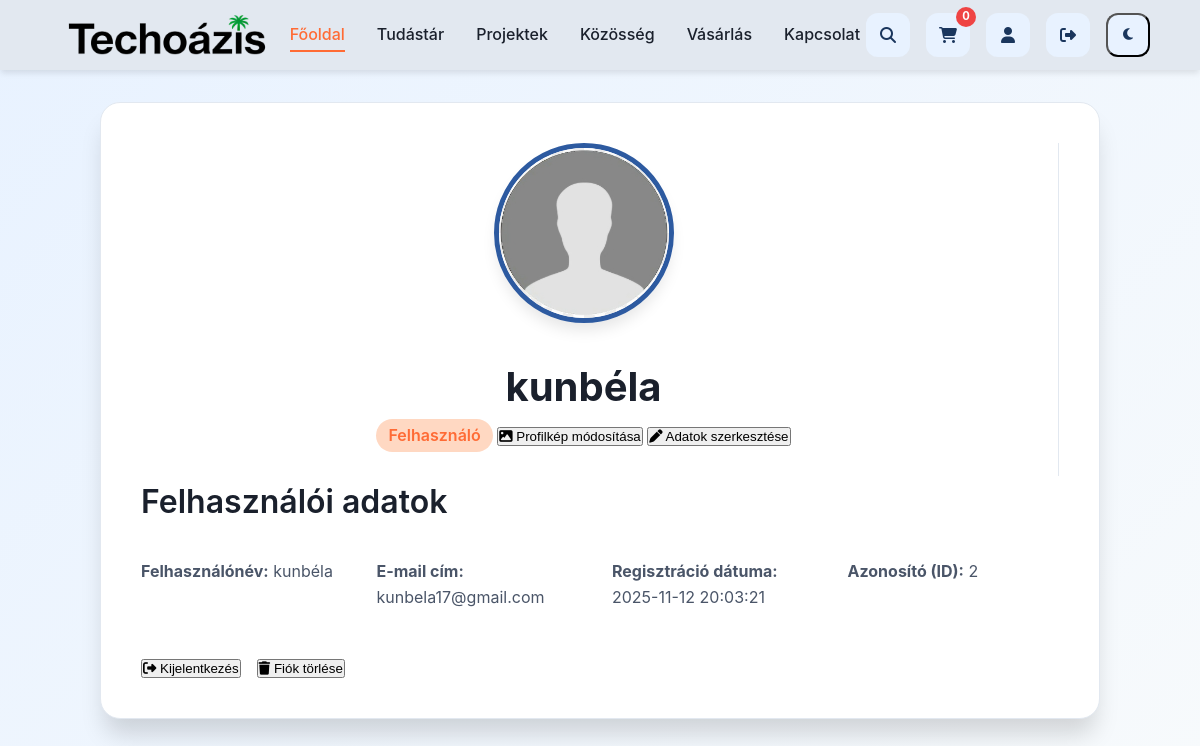
The app's page /profile.php (signed in) with its own data.
### tables this page shows
CREATE TABLE users (
    user_id INT PRIMARY KEY AUTO_INCREMENT,
    username VARCHAR(100) NOT NULL UNIQUE,
    email VARCHAR(255) NOT NULL UNIQUE,
    user_password VARCHAR(255) NOT NULL,
    is_active CHAR(1) NOT NULL DEFAULT 'A',
    registration_date DATETIME DEFAULT CURRENT_TIMESTAMP,
    user_role CHAR(1) NOT NULL,
    ip VARCHAR(45),
    activation_code VARCHAR(128),
    profile_image VARCHAR(255) NOT NULL DEFAULT('images/anonymous.png')
);

### profile.php (the view, shortened to what this page needs)
<?php
include './app/db.php';
$username = $_SESSION['username'];
$query = "SELECT user_id, username, email, registration_date, user_role, profile_image FROM users WHERE username = ?";
$stmt = $conn->prepare($query);
$stmt->bind_param('s', $username);
$stmt->execute();
$result = $stmt->get_result();
$user = $result->fetch_assoc();
$profile_image = !empty($user['profile_image']) ? htmlspecialchars($user['profile_image']) : './images/anonymous.png';
?>
<!DOCTYPE html>
<html lang="hu">
<head>
    <link rel="stylesheet" href="./static/index.css">
    <link rel="stylesheet" href="./static/reset&base_styles.css">
    <link rel="stylesheet" href="./static/animations_microinteractions.css">
    <link rel="stylesheet" href="./static/button_system.css">
    <link rel="stylesheet" href="./static/comments.css">
    <link rel="stylesheet" href="./static/container&grid_system.css">
    <link rel="stylesheet" href="./static/create_post.css">
    <link rel="stylesheet" href="./static/custom_card.css">
    <link rel="stylesheet" href="./static/feature_cards.css">
    <link rel="stylesheet" href="./static/filter_system.css">
    <link rel="stylesheet" href="./static/forum.css">
    <link rel="stylesheet" href="./static/group_view.css">
    <link rel="stylesheet" href="./static/hero_section.css">
    <link rel="stylesheet" href="./static/loading_animation.css">
    <link rel="stylesheet" href="./static/login_page.css">
    <link rel="stylesheet" href="./static/modern_footer.css">
    <link rel="stylesheet" href="./static/modern_navbar.css">
    <link rel="stylesheet" href="./static/post_card.css">
    <link rel="stylesheet" href="./static/profile_pages.css">
    <link rel="stylesheet" href="./static/responsive_adjustments.css">
    <link rel="stylesheet" href="./static/utility_classes.css">
    <link rel="stylesheet" href="https://cdnjs.cloudflare.com/ajax/libs/font-awesome/6.7.2/css/all.min.css" />
</head>
<body>
<?php include './views/navbar.php'; ?>
<section class="profile-section">
    <div class="profile-container">
        <div class="profile-left">
            <img src="<?php echo $profile_image; ?>" alt="Profilkép" class="profile-image">
            <h2><?php echo htmlspecialchars($user['username']); ?></h2>
            <p class="profile-role">
                <?php
                    if ($user['user_role'] === 'A') echo 'Adminisztrátor';
                    elseif ($user['user_role'] === 'F') echo 'Felhasználó';
                    else echo 'Ismeretlen szerep';
                ?>
            </p>
            <button class="profile-btn profile-change-image" onclick="window.location.href='profile_edit.php?action=image'"><i class="fa-solid fa-image"></i> Profilkép módosítása</button>
            <button class="profile-btn profile-edit" onclick="window.location.href='profile_edit.php?action=username'"><i class="fa-solid fa-pen"></i> Adatok szerkesztése</button>
        </div>
        <div class="profile-right">
            <h3>Felhasználói adatok</h3>
            <div class="profile-info-grid">
                <p><strong>Felhasználónév:</strong> <?php echo htmlspecialchars($user['username']); ?></p>
                <p><strong>E-mail cím:</strong> <?php echo htmlspecialchars($user['email']); ?></p>
                <p><strong>Regisztráció dátuma:</strong> <?php echo htmlspecialchars($user['registration_date']); ?></p>
                <p><strong>Azonosító (ID):</strong> <?php echo htmlspecialchars($user['user_id']); ?></p>
            </div>
            <div class="profile-actions">
                <button class="profile-btn logout"><i class="fa-solid fa-right-from-bracket"></i> Kijelentkezés</button>
                <button class="profile-btn delete"><i class="fa-solid fa-trash"></i> Fiók törlése</button>
            </div>
        </div>
    </div>
</section>
</body>
</html>

### static/index.css (style rules this page uses)
:root { --primary-900: #0a192f; --primary-700: #1a365d; --primary-500: #2d5aa0; --primary-300: #64a1f4; --primary-100: #e8f2ff; --accent-600: #ff6b35; --accent-400: #ff9e6d; --accent-200: #ffd8c2; --neutral-900: #1a202c; --neutral-700: #4a5568; --neutral-500: #a0aec0; --neutral-300: #e2e8f0; --neutral-100: #f7fafc; --success: #10b981; --warning: #f59e0b; --danger: #ef4444; --info: #3b82f6; --admin-primary: #0a192f; --admin-secondary: #1a365d; --text-color: var(--neutral-900); --text-light: var(--neutral-700); --text-light-o: #cbd5e1; --item-name-text: var(--primary-700); --background: var(--neutral-100); --surface: white; --border-color: var(--neutral-300); --background-image: url('../images/desert_evening.jpeg') left/cover; --shadow-sm: 0 2px 4px rgba(0, 0, 0, 0.05); --shadow-md: 0 4px 6px -1px rgba(0, 0, 0, 0.1); --shadow-lg: 0 10px 15px -3px rgba(0, 0, 0, 0.1); --shadow-xl: 0 20px 25px -5px rgba(0, 0, 0, 0.15); --transition-fast: 150ms ease; --transition-normal: 300ms ease; --transition-slow: 500ms ease; --navbar-height: 70px; --border-radius-sm: 8px; --border-radius-md: 12px; --border-radius-lg: 20px; --border-radius-xl: 30px; --dark-bg: #0f172a; --dark-surface: #1e293b; --dark-text: #f1f5f9; }

### static/profile_pages.css (style rules this page uses)
.profile-section, .profile-edit-section { min-height: calc(100vh - var(--navbar-height)); padding: calc(var(--navbar-height) + 2rem) 20px 3rem; background: linear-gradient(135deg, var(--primary-100), var(--background)); }
.profile-container, .profile-edit-container { background: var(--surface); border-radius: var(--border-radius-lg); box-shadow: var(--shadow-xl); padding: 2.5rem; max-width: 1000px; margin: 0 auto; border: 1px solid var(--border-color); }
.profile-left { text-align: center; padding-right: 2rem; border-right: 1px solid var(--border-color); }
.profile-image { width: 180px; height: 180px; border-radius: 50%; object-fit: cover; border: 5px solid var(--primary-500); margin-bottom: 1.5rem; box-shadow: var(--shadow-lg); }
.profile-role { color: var(--accent-600); font-weight: 600; margin-bottom: 1.5rem; padding: 4px 12px; background: var(--accent-200); border-radius: 20px; display: inline-block; }
.profile-info-grid { display: grid; grid-template-columns: repeat(auto-fit, minmax(200px, 1fr)); gap: 1.5rem; margin-top: 2rem; }
.profile-actions { display: flex; gap: 1rem; margin-top: 2rem; flex-wrap: wrap; }

### records on screen
users: profile_image (placeholder picture), username "kunbéla", email "kunbela17@gmail.com", registration_date "2025-11-12 20:03:21", user_id "2"

### other values on screen
$cart_badge "0"
